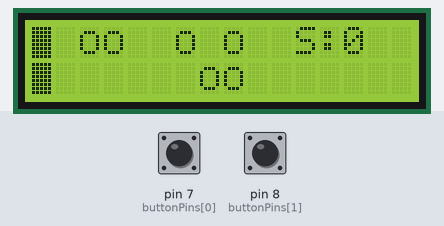
A sketch run on a simulated Arduino Uno, built with avr-gcc and run on an emulated ATmega328P. On the bench: 16×2 character LCD. The inputs (shaded band) are chosen by the test bench; at power-on: pin 7 (buttonPins[0]) HIGH, pin 8 (buttonPins[1]) HIGH. Random numbers use the default seed unless the sketch sets one.

Above: at 4.8 s.
4.9 s: pin 7 (buttonPins[0]) pulled LOW for 0.15 s
At 5.27 s:
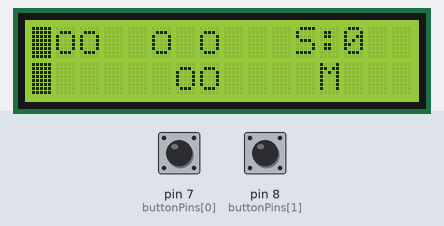
5.6 s: pin 8 (buttonPins[1]) pulled LOW for 0.15 s
At 6.08 s:
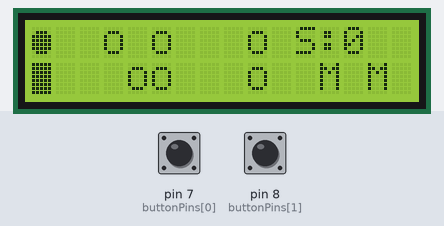
6.3 s: pin 7 (buttonPins[0]) pulled LOW for 3.2 s
At 9.0 s:
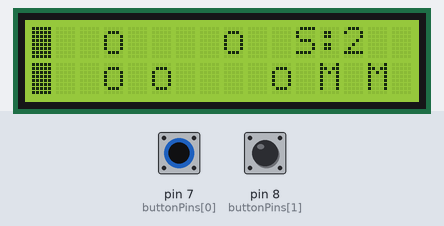
10.1 s: pin 8 (buttonPins[1]) pulled LOW for 3.2 s
At 10.7 s:
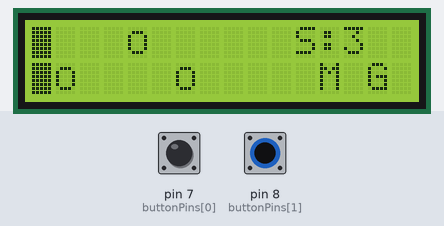
13.9 s: pin 7 (buttonPins[0]) pulled LOW for 1 s
At 14.43 s:
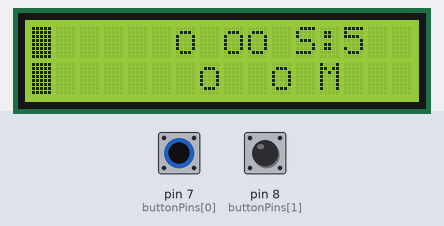
15.5 s: pin 8 (buttonPins[1]) pulled LOW for 1 s
At 16.13 s:
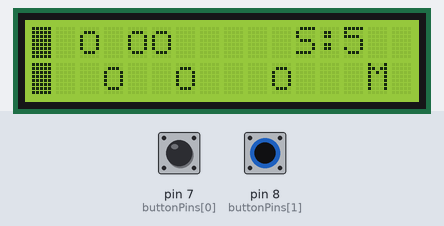
Timing chart, 0 to 18.5 s (numbered marks = the images above; inputs shaded):
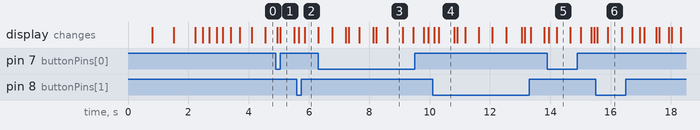

Measured:
- what the display in image 1 shows lasts 0.4 s, from 5.1 s to 5.5 s

The sketch:

rhythm_game.ino
```cpp
#include <Wire.h>
#include <LiquidCrystal_I2C.h>

LiquidCrystal_I2C lcd(0x27, 16, 2);

const int buttonPins[2] = {7, 8};
const int LCD_COLS = 11;
const int LCD_ROWS = 2;

int notes[LCD_ROWS][LCD_COLS];
unsigned long lastStep = 0;
int stepInterval = 400; // ms per movement
int score = 0;

String feedbackTop = "";
String feedbackBottom = "";
unsigned long feedbackTimeTop = 0;
unsigned long feedbackTimeBottom = 0;

// Note
byte noteChar[8] = {
  B00000,
  B01110,
  B10001,
  B10001,
  B10001,
  B10001,
  B01110,
  B00000
};

// Hit zone (solid block)
byte hitZoneChar[8] = {
  B11111,
  B11111,
  B11111,
  B11111,
  B11111,
  B11111,
  B11111,
  B11111
};

// Hit effect (flash)
byte hitEffectChar[8] = {
  B00000,
  B01110,
  B11111,
  B11111,
  B11111,
  B11111,
  B01110,
  B00000
};

// GO symbol
byte goChar[8] = {
  B00000,
  B01110,
  B10001,
  B10111,
  B10001,
  B01110,
  B00000,
  B00000
};

void setup() {
  lcd.init();
  lcd.backlight();

  lcd.createChar(0, noteChar);
  lcd.createChar(1, hitZoneChar);
  lcd.createChar(2, hitEffectChar);
  lcd.createChar(3, goChar);

  for (int i = 0; i < 2; i++) pinMode(buttonPins[i], INPUT_PULLUP);

  startCountdown();
  generatePattern();
  displayNotes();
}

void loop() {
  unsigned long now = millis();

  // Move notes
  if (now - lastStep >= stepInterval) {
    lastStep = now;
    shiftNotesLeft();
    displayNotes();
  }

  // Handle button presses
  handleButtons();

  // Clear top feedback
  if (feedbackTop != "" && millis() - feedbackTimeTop > 500) {
    feedbackTop = "";
    displayNotes();
  }

  // Clear bottom feedback
  if (feedbackBottom != "" && millis() - feedbackTimeBottom > 500) {
    feedbackBottom = "";
    displayNotes();
  }

  delay(50);
}

// -------------------- FUNCTIONS --------------------

void startCountdown() {
  lcd.clear();
  lcd.setCursor(4, 0);
  lcd.print("Get Ready!");

  for (int i = 3; i >= 1; i--) {
    lcd.setCursor(7, 1);
    lcd.print(i);
    delay(700);
    lcd.setCursor(7, 1);
    lcd.print(" ");
  }

  for (int blink = 0; blink < 3; blink++) {
    lcd.clear();
    lcd.setCursor(5, 0);
    lcd.print("GO!");
    lcd.setCursor(7, 1);
    lcd.write(byte(3));
    delay(250);
    lcd.clear();
    delay(200);
  }
  lcd.clear();
}

void shiftNotesLeft() {
  for (int r = 0; r < LCD_ROWS; r++) {
    // If a note was in the hit zone and is leaving it, count as Miss
    if (notes[r][0] == 2) {
      // Missed
      if (r == 0) {
        feedbackTop = "M";
        feedbackTimeTop = millis();
      } else if (r == 1) {
        feedbackBottom = "M";
        feedbackTimeBottom = millis();
      }
      notes[r][0] = 0; // clear hit zone
    }

    // Move note from column 1 into hit zone
    if (notes[r][1] == 1) {
      notes[r][0] = 2; // note entering hit zone (flash)
    }

    // Shift all other notes left (excluding hit zone)
    for (int c = 1; c < LCD_COLS - 1; c++) {
      notes[r][c] = notes[r][c + 1];
    }

    // Spawn new note at far right randomly
    notes[r][LCD_COLS - 1] = (random(0, 10) < 3) ? 1 : 0;
  }
}

void displayNotes() {
  lcd.clear();

  for (int r = 0; r < LCD_ROWS; r++) {
    for (int c = 0; c < LCD_COLS; c++) {
      lcd.setCursor(c, r);

      if (c == 0) { // Hit zone column
        if (notes[r][0] == 2)
          lcd.write(byte(2)); // flash effect
        else
          lcd.write(byte(1)); // solid hit zone
      } else if (notes[r][c] == 1) {
        lcd.write(byte(0));   // moving note
      } else {
        lcd.print(" ");       // empty space
      }
    }
  }

  // Score display on top-right
  lcd.setCursor(11, 0);
  lcd.print("S:");
  lcd.print(score);
  lcd.print("  ");

  // Feedback display on bottom-right
  if (feedbackTop != "") {
    lcd.setCursor(12, 1);
    lcd.print(feedbackTop);
  }
  if (feedbackBottom != "") {
    lcd.setCursor(14, 1);
    lcd.print(feedbackBottom);
  }
}

void generatePattern() {
  randomSeed(analogRead(A0));
  for (int r = 0; r < LCD_ROWS; r++) {
    for (int c = 0; c < LCD_COLS; c++) {
      notes[r][c] = (random(0, 10) < 3) ? 1 : 0;
    }
  }
}

void handleButtons() {
  bool button0 = (digitalRead(buttonPins[0]) == LOW); // top
  bool button1 = (digitalRead(buttonPins[1]) == LOW); // bottom
  int scoreIncrement = 0;

  // -------- TOP ROW --------
  if (button0) {
    if (notes[0][0] == 1 || notes[0][0] == 2) { // Perfect
      scoreIncrement++;
      notes[0][0] = 0;
      feedbackTop = "P";
      feedbackTimeTop = millis();
    } else if (notes[0][1] == 1) {              // Good
      feedbackTop = "G";
      feedbackTimeTop = millis();
    } else {                                    // Miss
      feedbackTop = "M";
      feedbackTimeTop = millis();
    }
  }

  // -------- BOTTOM ROW --------
  if (button1) {
    if (notes[1][0] == 1 || notes[1][0] == 2) { // Perfect
      scoreIncrement++;
      notes[1][0] = 0;
      feedbackBottom = "P";
      feedbackTimeBottom = millis();
    } else if (notes[1][1] == 1) {              // Good
      feedbackBottom = "G";
      feedbackTimeBottom = millis();
    } else {                                    // Miss
      feedbackBottom = "M";
      feedbackTimeBottom = millis();
    }
  }

  // Update global score
  score += scoreIncrement;

  // Refresh display
  if (button0 || button1) displayNotes();
}
```
